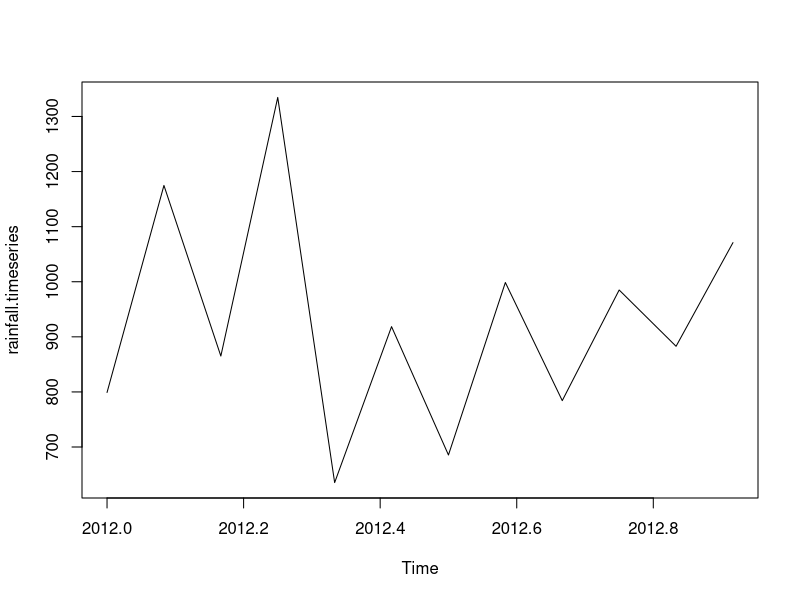
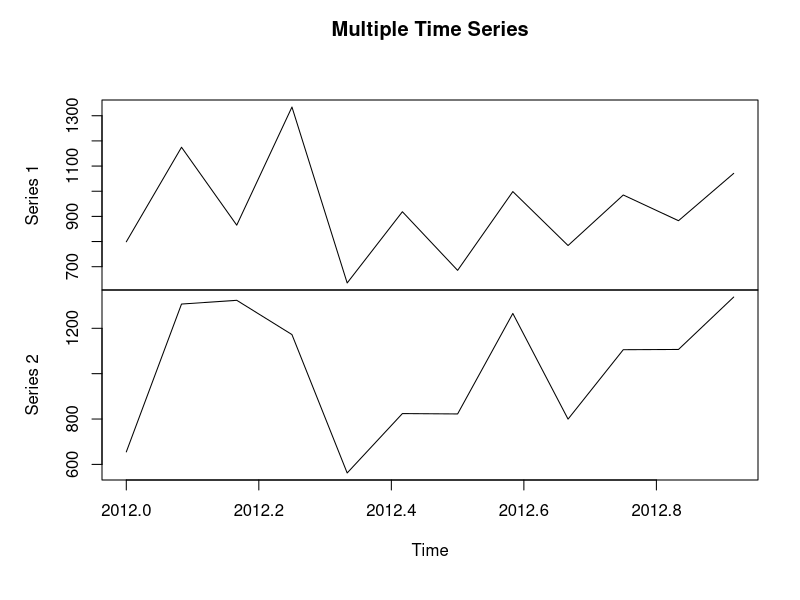
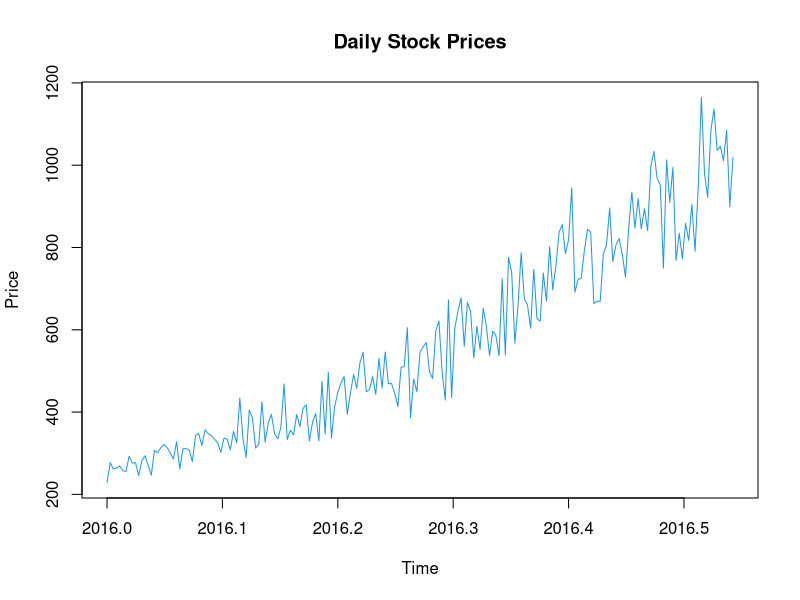
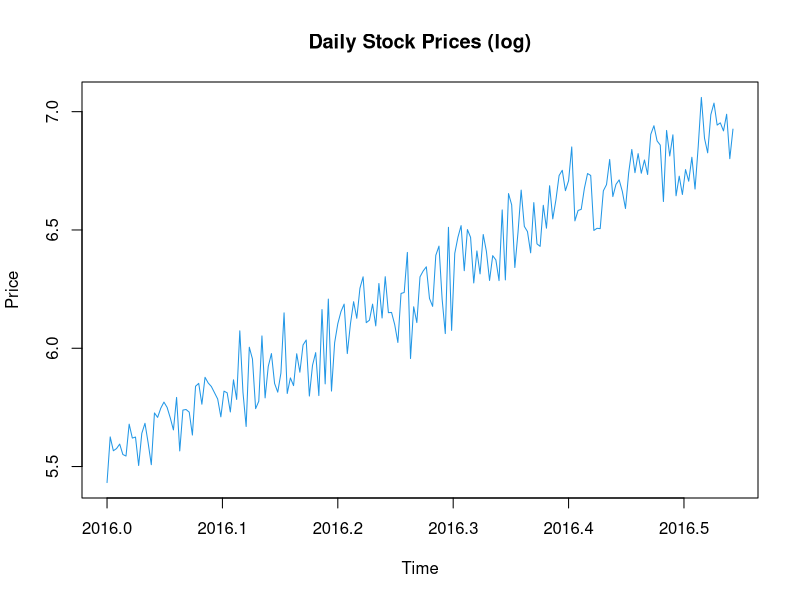
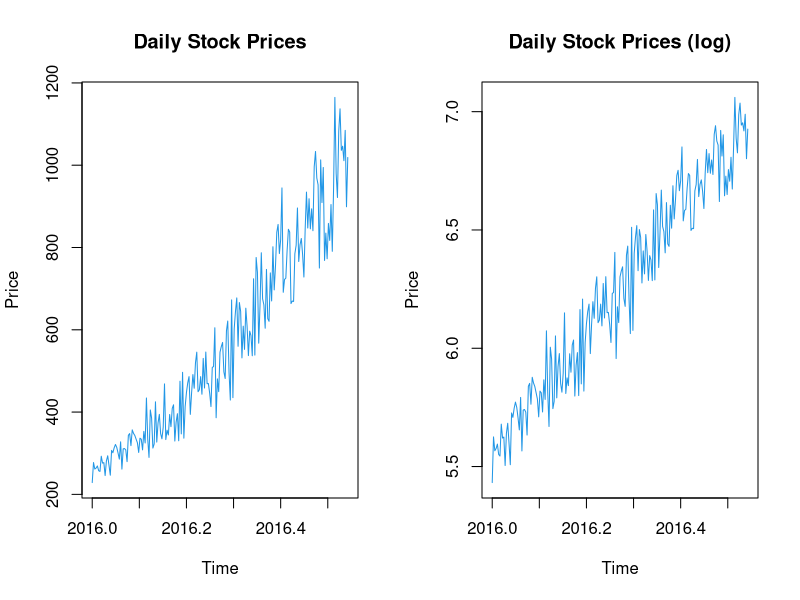

Recreate these plots in R, in order.
#Time series is a series of data points in which each data point is associated with a timestamp. 
#A simple example is the price of a stock in the stock market at different points of time on a given day.
#Another example is the amount of rainfall in a region at different months of the year. 
#R language uses many functions to create, manipulate and plot the time series data. 
#The data for the time series is stored in an R object called time-series object. 
#It is also a R data object like a vector or data frame.

#The time series object is created by using the ts() function.

#Syntax
#The basic syntax for ts() function in time series analysis is −

#timeseries.object.name <-  ts(data, start, end, frequency)
#Following is the description of the parameters used −

#data is a vector or matrix containing the values used in the time series.

#start specifies the start time for the first observation in time series.

#end specifies the end time for the last observation in time series.

#frequency specifies the number of observations per unit time.

#Except the parameter "data" all other parameters are optional.

#Example
#Consider the annual rainfall details at a place starting from January 2012.
#We create an R time series object for a period of 12 months and plot it.

#Live Demo
# Get the data points in form of a R vector.
rainfall <- c(799,1174.8,865.1,1334.6,635.4,918.5,685.5,998.6,784.2,985,882.8,1071)


# Convert it to a time series object.
rainfall.timeseries <- ts(rainfall,start = c(2012,1),frequency = 12)

# Print the timeseries data.
print(rainfall.timeseries)

# Give the chart file a name.
#png(file = "rainfall.png")

# Plot a graph of the time series.
plot(rainfall.timeseries)

# Save the file.
#dev.off()

#Different Time Intervals
#The value of the frequency parameter in the ts() function decides the time intervals at which the data points are measured. A value of 12 indicates that the time series is for 12 months. Other values and its meaning is as below −

#frequency = 12 pegs the data points for every month of a year.

#frequency = 4 pegs the data points for every quarter of a year.

#frequency = 6 pegs the data points for every 10 minutes of an hour.

#frequency = 24*6 pegs the data points for every 10 minutes of a day.

#Multiple Time Series
#We can plot multiple time series in one chart by combining both the series into a matrix.

#Live Demo
# Get the data points in form of a R vector.
rainfall1 <- c(799,1174.8,865.1,1334.6,635.4,918.5,685.5,998.6,784.2,985,882.8,1071)
rainfall2 <- c(655,1306.9,1323.4,1172.2,562.2,824,822.4,1265.5,799.6,1105.6,1106.7,1337.8)

# Convert them to a matrix.
combined.rainfall <-  matrix(c(rainfall1,rainfall2),nrow = 12)

# Convert it to a time series object.
rainfall.timeseries <- ts(combined.rainfall,start = c(2012,1),frequency = 12)

# Print the timeseries data.
print(rainfall.timeseries)

# Give the chart file a name.
#png(file = "rainfall_combined.png")

# Plot a graph of the time series.
plot(rainfall.timeseries, main = "Multiple Time Series")

# Save the file.
#dev.off()


sp<-read.table('stock_daily.csv', sep=",", header= TRUE)
sp_ts <- ts(sp, start=2016, frequency=365)
plot.ts(sp_ts,col=4, main="Daily Stock Prices", ylab="Price")
#We can observe two things here:

#  There is a clearly visible upward trend in the data
#The variability in the data is increasing over time.

#Differencing and Log Transformation
#Removing Variability Using Logarithmic Transformation
#Since the data shows changing variance over time, the first thing 
#we will do is stabilize the variance by applying log transformation 
#using the log() function. The resulting series will be a linear time series.


sp_linear<-log(sp_ts)
plot.ts(sp_linear, main="Daily Stock Prices (log)", ylab="Price", col=4)
par(mfrow = c(1,2))
plot.ts(sp_ts,col=4, main="Daily Stock Prices", ylab="Price")
plot.ts(sp_linear, main="Daily Stock Prices (log)", ylab="Price", col=4)
